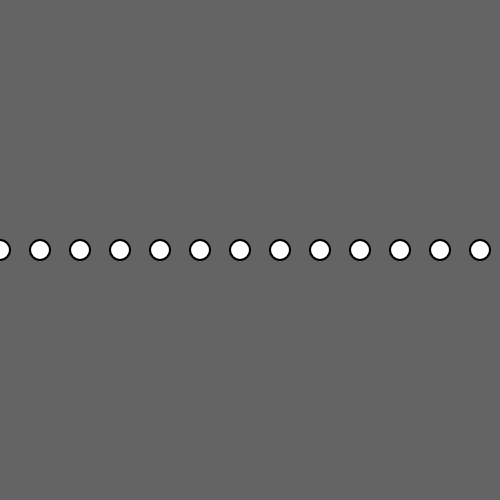
Frame 1 (no input)
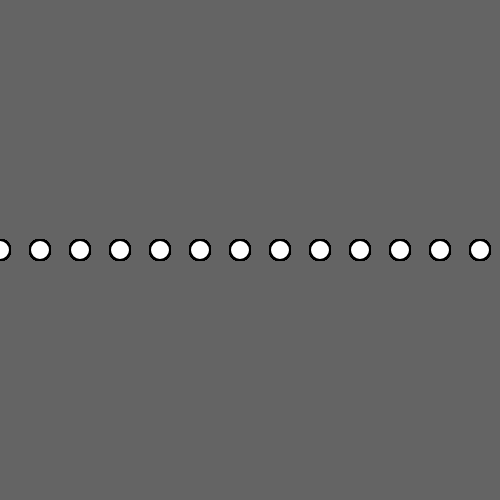
Frame 60 (no input)
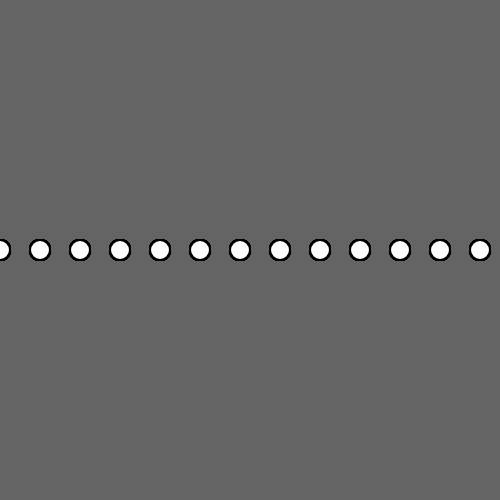
Frame 120 (the mouse pressed at the canvas centre since frame 60)

The p5.js sketch that drew these frames (run headless with seeded random() and noise() and a simulated clock; from frame 60 on, the mouse is pressed at the canvas centre):

// p5.js sketch
// ── sketch.js
 
function setup(){
  createCanvas(500, 500);   
  strokeWeight(2);
  background(100);
} 


function draw() { 
    
 for (var i = 0; i < 500; i += 40){
	 ellipse(i,250,20,20)}
 
 }  
     
